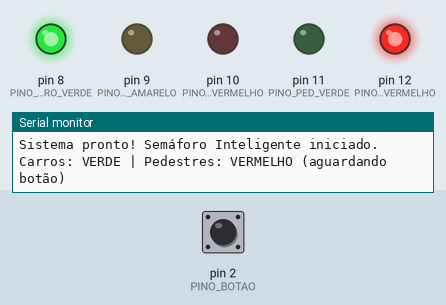
This sketch was run on a simulated Arduino Uno, built with avr-gcc and run on an emulated ATmega328P. Parts: output pins drawn as LEDs (lit = HIGH), the last lines printed to the serial monitor. The inputs (shaded band) are chosen by the test bench; at power-on: pin 2 (PINO_BOTAO) HIGH.

Above: at 1.2 s.
1.3 s: pin 2 (PINO_BOTAO) pulled LOW for 0.15 s
At 3.2 s:
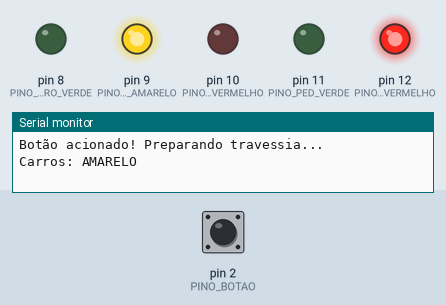
At 8.26 s:
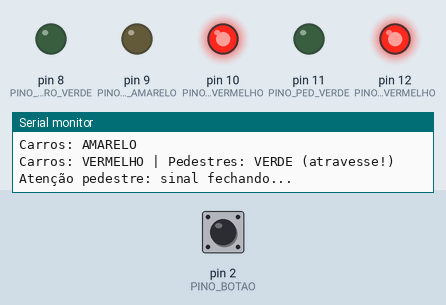
10.4 s: pin 2 (PINO_BOTAO) pulled LOW for 3.2 s
At 16.0 s:
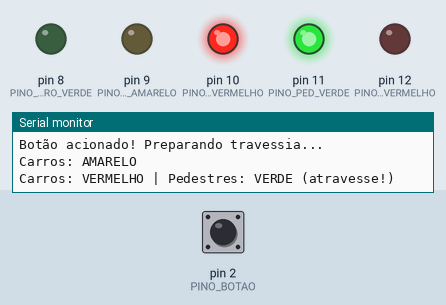
Timing chart, 0 to 22.6 s (numbered marks = the images above; inputs shaded):
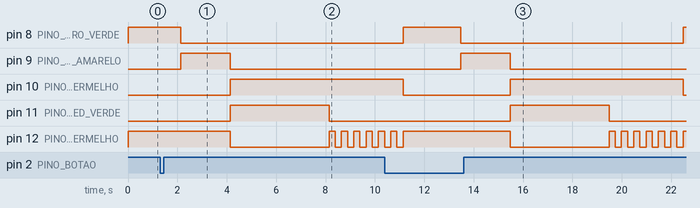

Measured:
- after the input at 1.3 s, pin 8 (PINO_CARRO_VERDE): HIGH → LOW after 0.84 s; pin 9 (PINO_CARRO_AMARELO): LOW → HIGH after 0.84 s, → LOW 2.0 s later
- after the input at 10.4 s, pin 9 (PINO_CARRO_AMARELO): LOW → HIGH after 3.1 s, → LOW 2.0 s later; pin 11 (PINO_PED_VERDE): LOW → HIGH after 5.1 s, → LOW 4.0 s later

The sketch:

p01_semaforo_inteligente.ino
```cpp
/*
 * Projeto 01: Semáforo Inteligente
 * O que faz: Mantém o sinal verde para os carros e abre a travessia de pedestres ao pressionar o botão.
 * Ligações: D2 (Botão ao GND), D8 (Verde Carro), D9 (Amarelo Carro), D10 (Vermelho Carro), D11 (Verde Ped), D12 (Vermelho Ped)
 * Bibliotecas: Nenhuma biblioteca extra
 * Material: 80 Projetos Arduino
 */

const byte PINO_BOTAO = 2;              // Botão de pedestre ligado ao GND
const byte PINO_CARRO_VERDE = 8;        // LED verde dos carros
const byte PINO_CARRO_AMARELO = 9;      // LED amarelo dos carros
const byte PINO_CARRO_VERMELHO = 10;    // LED vermelho dos carros
const byte PINO_PED_VERDE = 11;         // LED verde dos pedestres
const byte PINO_PED_VERMELHO = 12;      // LED vermelho dos pedestres

const unsigned long TEMPO_TRAVESSIA_MS = 4000; // AJUSTE AQUI: duração da travessia aberta (ms)

void estadoNormalCarros() {
  digitalWrite(PINO_CARRO_VERDE, HIGH);
  digitalWrite(PINO_CARRO_AMARELO, LOW);
  digitalWrite(PINO_CARRO_VERMELHO, LOW);
  digitalWrite(PINO_PED_VERDE, LOW);
  digitalWrite(PINO_PED_VERMELHO, HIGH);
}

void executarCicloTravessia() {
  Serial.println(F("Botão acionado! Preparando travessia..."));
  delay(800);

  // Fase 1: Amarelo para os carros
  Serial.println(F("Carros: AMARELO"));
  digitalWrite(PINO_CARRO_VERDE, LOW);
  digitalWrite(PINO_CARRO_AMARELO, HIGH);
  delay(2000);

  // Fase 2: Vermelho para carros e Verde para pedestres
  Serial.println(F("Carros: VERMELHO | Pedestres: VERDE (atravesse!)"));
  digitalWrite(PINO_CARRO_AMARELO, LOW);
  digitalWrite(PINO_CARRO_VERMELHO, HIGH);
  digitalWrite(PINO_PED_VERMELHO, LOW);
  digitalWrite(PINO_PED_VERDE, HIGH);
  delay(TEMPO_TRAVESSIA_MS);

  // Fase 3: Alerta piscante para o pedestre terminar de atravessar
  Serial.println(F("Atenção pedestre: sinal fechando..."));
  digitalWrite(PINO_PED_VERDE, LOW);
  for (byte i = 0; i < 6; i++) {
    digitalWrite(PINO_PED_VERMELHO, HIGH);
    delay(250);
    digitalWrite(PINO_PED_VERMELHO, LOW);
    delay(250);
  }

  // Retorna ao fluxo normal
  estadoNormalCarros();
  Serial.println(F("Carros: VERDE | Pedestres: VERMELHO (aguardando botão)"));
}

void setup() {
  Serial.begin(9600);
  pinMode(PINO_BOTAO, INPUT_PULLUP);
  pinMode(PINO_CARRO_VERDE, OUTPUT);
  pinMode(PINO_CARRO_AMARELO, OUTPUT);
  pinMode(PINO_CARRO_VERMELHO, OUTPUT);
  pinMode(PINO_PED_VERDE, OUTPUT);
  pinMode(PINO_PED_VERMELHO, OUTPUT);

  estadoNormalCarros();
  Serial.println(F("Sistema pronto! Semáforo Inteligente iniciado."));
  Serial.println(F("Carros: VERDE | Pedestres: VERMELHO (aguardando botão)"));
}

void loop() {
  // Com INPUT_PULLUP, apertar o botão leva o pino para LOW (0V)
  if (digitalRead(PINO_BOTAO) == LOW) {
    delay(40); // Debounce simples
    if (digitalRead(PINO_BOTAO) == LOW) {
      executarCicloTravessia();
      delay(1500); // Pausa mínima antes de aceitar novo pedido
    }
  }
}
```
